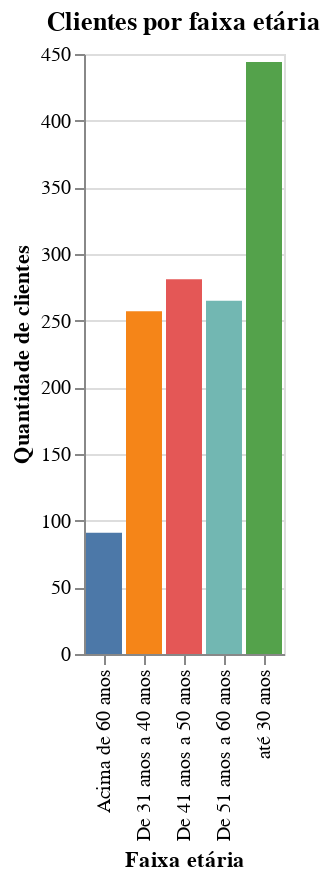

The cell this chart's notebook holds for it:
### Code cell
alt.Chart(clientes_idade, title="Clientes por faixa etária").mark_bar().encode(
    x= alt.X('faixa etária', title='Faixa etária'),
    y= alt.Y('Regiões', title='Quantidade de clientes'),
    color = alt.Color('faixa etária', legend=None)
).interactive()

### Figure 1 — Vega-Lite specification as saved in the notebook (floating-point values rounded to 4 significant figures)
{"config": {"view": {"continuousWidth": 400, "continuousHeight": 300}}, "data": {"name": "data-cdffb3ed60d8d5074dd91d1881461ade"}, "mark": "bar", "encoding": {"color": {"type": "nominal", "field": "faixa etária", "legend": null}, "x": {"type": "nominal", "field": "faixa etária", "title": "Faixa etária"}, "y": {"type": "quantitative", "field": "Regiões", "title": "Quantidade de clientes"}}, "selection": {"selector010": {"type": "interval", "bind": "scales", "encodings": ["x", "y"]}}, "title": "Clientes por faixa etária", "$schema": "https://vega.github.io/schema/vega-lite/v4.0.2.json", "datasets": {"data-cdffb3ed60d8d5074dd91d1881461ade": [{"faixa etária": "Acima de 60 anos", "Regiões": 91}, {"faixa etária": "De 31 anos a 40 anos", "Regiões": 257}, {"faixa etária": "De 41 anos a 50 anos", "Regiões": 281}, {"faixa etária": "De 51 anos a 60 anos", "Regiões": 265}, {"faixa etária": "até 30 anos", "Regiões": 444}]}}
